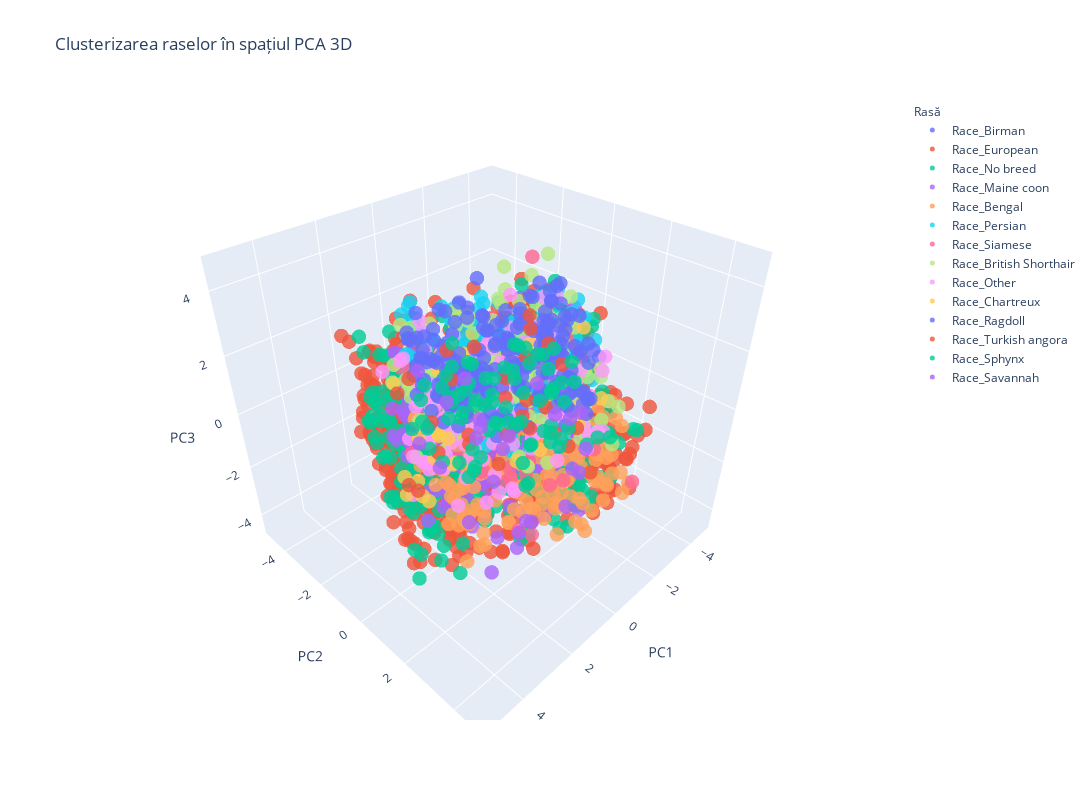

Notebook code cell kept with this figure:
### Code cell
from sklearn.decomposition import PCA
from sklearn.preprocessing import StandardScaler
import plotly.express as px

def visualize_race_clusters_3d_interactive(df_encoded):
    # Pregătirea datelor
    X = df_encoded.drop(df_encoded.filter(like='Race', axis=1).columns, axis=1)  # Caracteristicile
    y = df_encoded.filter(like='Race', axis=1).idxmax(axis=1)  # Eticheta (coloana cea mai probabilă pentru fiecare rând)

    # Normalizare
    scaler = StandardScaler()
    X_scaled = scaler.fit_transform(X)

    # Aplicarea PCA pentru reducerea dimensiunii la 3 componente
    pca = PCA(n_components=3)
    X_pca = pca.fit_transform(X_scaled)

    # Crearea unui DataFrame pentru vizualizare
    pca_df = pd.DataFrame(X_pca, columns=['PC1', 'PC2', 'PC3'])
    pca_df['Race'] = y.values

    # Vizualizare interactivă cu Plotly
    fig = px.scatter_3d(
        pca_df, x='PC1', y='PC2', z='PC3',
        color='Race',
        title="Clusterizarea raselor în spațiul PCA 3D",
        labels={'Race': 'Rasă', 'PC1': 'Componenta principală 1', 'PC2': 'Componenta principală 2', 'PC3': 'Componenta principală 3'},
        opacity=0.8
    )

    fig.update_traces(marker=dict(size=5))  # Dimensiunea punctelor
    fig.update_layout(width=1400, height=800,legend_title=dict(font=dict(size=12)), scene=dict(xaxis_title='PC1', yaxis_title='PC2', zaxis_title='PC3'))

    fig.show()

# Exemplu de utilizare
visualize_race_clusters_3d_interactive(df_encoded)

### Figure 1 — Plotly figure (JSON) as saved in the notebook; plotly's stock layout.template omitted (floating-point values rounded to 4 significant figures; data arrays with more than 128 entries replaced by an {"elided": "..."} marker saying what was removed)
{"data": [{"hovertemplate": "Rasă=Race_Birman<br>Componenta principală 1=%{x}<br>Componenta principală 2=%{y}<br>Componenta principală 3=%{z}<extra></extra>", "legendgroup": "Race_Birman", "marker": {"color": "#636efa", "opacity": 0.8, "size": 5, "symbol": "circle"}, "mode": "markers", "name": "Race_Birman", "scene": "scene", "showlegend": true, "type": "scatter3d", "x": {"elided": "192 float values"}, "y": {"elided": "192 float values"}, "z": {"elided": "192 float values"}}, {"hovertemplate": "Rasă=Race_European<br>Componenta principală 1=%{x}<br>Componenta principală 2=%{y}<br>Componenta principală 3=%{z}<extra></extra>", "legendgroup": "Race_European", "marker": {"color": "#EF553B", "opacity": 0.8, "size": 5, "symbol": "circle"}, "mode": "markers", "name": "Race_European", "scene": "scene", "showlegend": true, "type": "scatter3d", "x": {"elided": "1018 float values"}, "y": {"elided": "1018 float values"}, "z": {"elided": "1018 float values"}}, {"hovertemplate": "Rasă=Race_No breed<br>Componenta principală 1=%{x}<br>Componenta principală 2=%{y}<br>Componenta principală 3=%{z}<extra></extra>", "legendgroup": "Race_No breed", "marker": {"color": "#00cc96", "opacity": 0.8, "size": 5, "symbol": "circle"}, "mode": "markers", "name": "Race_No breed", "scene": "scene", "showlegend": true, "type": "scatter3d", "x": {"elided": "482 float values"}, "y": {"elided": "482 float values"}, "z": {"elided": "482 float values"}}, {"hovertemplate": "Rasă=Race_Maine coon<br>Componenta principală 1=%{x}<br>Componenta principală 2=%{y}<br>Componenta principală 3=%{z}<extra></extra>", "legendgroup": "Race_Maine coon", "marker": {"color": "#ab63fa", "opacity": 0.8, "size": 5, "symbol": "circle"}, "mode": "markers", "name": "Race_Maine coon", "scene": "scene", "showlegend": true, "type": "scatter3d", "x": {"elided": "197 float values"}, "y": {"elided": "197 float values"}, "z": {"elided": "197 float values"}}, {"hovertemplate": "Rasă=Race_Bengal<br>Componenta principală 1=%{x}<br>Componenta principală 2=%{y}<br>Componenta principală 3=%{z}<extra></extra>", "legendgroup": "Race_Bengal", "marker": {"color": "#FFA15A", "opacity": 0.8, "size": 5, "symbol": "circle"}, "mode": "markers", "name": "Race_Bengal", "scene": "scene", "showlegend": true, "type": "scatter3d", "x": {"elided": "238 float values"}, "y": {"elided": "238 float values"}, "z": {"elided": "238 float values"}}, {"hovertemplate": "Rasă=Race_Persian<br>Componenta principală 1=%{x}<br>Componenta principală 2=%{y}<br>Componenta principală 3=%{z}<extra></extra>", "legendgroup": "Race_Persian", "marker": {"color": "#19d3f3", "opacity": 0.8, "size": 5, "symbol": "circle"}, "mode": "markers", "name": "Race_Persian", "scene": "scene", "showlegend": true, "type": "scatter3d", "x": {"elided": "192 float values"}, "y": {"elided": "192 float values"}, "z": {"elided": "192 float values"}}, {"hovertemplate": "Rasă=Race_Siamese<br>Componenta principală 1=%{x}<br>Componenta principală 2=%{y}<br>Componenta principală 3=%{z}<extra></extra>", "legendgroup": "Race_Siamese", "marker": {"color": "#FF6692", "opacity": 0.8, "size": 5, "symbol": "circle"}, "mode": "markers", "name": "Race_Siamese", "scene": "scene", "showlegend": true, "type": "scatter3d", "x": [1.186, 0.2208, 2.583, 0.3119, 0.696, -2.386, 1.416, -0.7114, -0.06895, 3.52, -1.091, -0.7181, -0.2714, -0.2084, -0.9327, 0.2474, -2.072, 0.5134, 0.9272, 0.1743, 0.9304, -0.5311, -0.4701, -0.1487, -2.11, 0.4706, -0.9259, -0.1724, -1.442, -0.5126, 1.633, 0.6231, -0.6373, -1.054, -1.011, -2.534, -1.304, -1.745, -2.366, -1.421, -2.917, 1.574, -0.9868, 2.11, 2.704, 0.85, 2.86, 2.379, 1.647, -0.5024, -1.12, 1.699, 2.405, 1.504, -1.281, 1.277, 1.413, -0.3625], "y": [-2.307, 2.91, 2.063, -2.115, 1.062, 1.421, 0.9637, 0.7167, 3.637, 1.35, 2.204, 1.703, 2.755, -0.8859, 0.4886, -1.265, -0.5167, 1.581, 2.244, -0.1972, 1.525, 0.3741, 1.028, 3.713, 0.07769, 1.137, 1.265, -0.4426, -2.102, -1.605, 2.234, 0.4893, 2.519, 4.336, -0.1854, 1.425, 1.553, 1.126, 0.1643, -0.8786, 0.004822, 0.4048, 0.414, -0.4852, 1.299, 2.406, 1.36, -0.4485, -2.214, -0.8982, 1.898, 1.125, -1.016, -1.327, -0.9574, 3.355, -0.7262, -1.509], "z": [0.8986, 2.785, 0.3843, -2.732, -1.74, -0.5572, -0.926, -2.488, 0.517, 2.723, 2.341, -2.327, 2.176, 1.195, 2.69, 0.5581, -1.344, -3.453, -0.09159, 0.8086, -0.7695, -0.4963, -1.676, 0.9638, 2.494, 1.389, -0.1153, 1.046, -1.025, 0.5042, -0.2908, 3.504, 1.538, -0.7947, 1.349, 0.04285, 2.445, 2.413, 0.4549, -1.649, -0.343, 2.19, 4.691, -0.3065, 0.4483, -2.838, 2.499, 0.6994, 1.244, -0.2698, -2.254, 0.6452, -0.8472, -1.184, 0.8187, 2.364, 0.2474, -1.556]}, {"hovertemplate": "Rasă=Race_British Shorthair<br>Componenta principală 1=%{x}<br>Componenta principală 2=%{y}<br>Componenta principală 3=%{z}<extra></extra>", "legendgroup": "Race_British Shorthair", "marker": {"color": "#B6E880", "opacity": 0.8, "size": 5, "symbol": "circle"}, "mode": "markers", "name": "Race_British Shorthair", "scene": "scene", "showlegend": true, "type": "scatter3d", "x": {"elided": "166 float values"}, "y": {"elided": "166 float values"}, "z": {"elided": "166 float values"}}, {"hovertemplate": "Rasă=Race_Other<br>Componenta principală 1=%{x}<br>Componenta principală 2=%{y}<br>Componenta principală 3=%{z}<extra></extra>", "legendgroup": "Race_Other", "marker": {"color": "#FF97FF", "opacity": 0.8, "size": 5, "symbol": "circle"}, "mode": "markers", "name": "Race_Other", "scene": "scene", "showlegend": true, "type": "scatter3d", "x": {"elided": "135 float values"}, "y": {"elided": "135 float values"}, "z": {"elided": "135 float values"}}, {"hovertemplate": "Rasă=Race_Chartreux<br>Componenta principală 1=%{x}<br>Componenta principală 2=%{y}<br>Componenta principală 3=%{z}<extra></extra>", "legendgroup": "Race_Chartreux", "marker": {"color": "#FECB52", "opacity": 0.8, "size": 5, "symbol": "circle"}, "mode": "markers", "name": "Race_Chartreux", "scene": "scene", "showlegend": true, "type": "scatter3d", "x": [-0.5683, -1.008, 0.5034, 0.7046, 0.6998, 2.606, 1.709, 1.075, 1.476, -1.098, 1.025, -3.144, -1.141, -2.084, 0.4939, -0.181, 2.071, -0.6562, -0.9468, 1.34, -1.851, -2.093, 2.834, -2.246, -2.067, 2.53, 3.333, 1.269, 2.866, 2.48, -1.965], "y": [2.619, 1.946, -1.977, -0.5549, -0.3183, -1.179, -0.4369, -2.303, -0.8812, 0.206, 0.1829, 0.672, -1.423, -0.4993, 1.398, 1.945, -0.3919, 1.757, -0.7404, -0.4243, -1.847, 1.546, -0.2559, -0.03707, 0.04677, -1.238, 0.8109, -0.6782, -0.9726, -0.5296, 2.387], "z": [1.093, 1.364, -1.741, 2.016, 0.6568, -1.737, 1.926, -1.694, -0.5415, 0.08804, 0.5391, 1.819, -0.7877, 1.204, -0.8543, 1.479, -0.8658, 0.795, -1.168, -1.548, 0.6821, -0.7807, -1.194, -2.767, 0.7045, -2.522, -0.9628, -0.7494, 1.818, -2.169, 0.6303]}, {"hovertemplate": "Rasă=Race_Ragdoll<br>Componenta principală 1=%{x}<br>Componenta principală 2=%{y}<br>Componenta principală 3=%{z}<extra></extra>", "legendgroup": "Race_Ragdoll", "marker": {"color": "#636efa", "opacity": 0.8, "size": 5, "symbol": "circle"}, "mode": "markers", "name": "Race_Ragdoll", "scene": "scene", "showlegend": true, "type": "scatter3d", "x": {"elided": "216 float values"}, "y": {"elided": "216 float values"}, "z": {"elided": "216 float values"}}, {"hovertemplate": "Rasă=Race_Turkish angora<br>Componenta principală 1=%{x}<br>Componenta principală 2=%{y}<br>Componenta principală 3=%{z}<extra></extra>", "legendgroup": "Race_Turkish angora", "marker": {"color": "#EF553B", "opacity": 0.8, "size": 5, "symbol": "circle"}, "mode": "markers", "name": "Race_Turkish angora", "scene": "scene", "showlegend": true, "type": "scatter3d", "x": [0.1446, 1.569, 0.5602, 0.7676, -0.3133, -2.914, 0.3161, -1.64, -1.168, -0.3449, -0.9497, -1.283, -1.586, -2.497, -1.873, -1.219, -1.969, -0.9444, -2.62, 2.168, -1.288, -0.5034, 2.02, 1.934, 2.634, 0.6374, 3.359, 3.248], "y": [-3.814, -1.046, -0.2503, -0.9902, 0.2698, -1.47, -1.674, -1.113, 2.835, 2.824, 0.4235, 1.309, 0.05144, 0.4591, -0.3875, 0.935, 1.347, -0.4379, -0.9928, -1.782, 0.8981, 0.7543, -1.33, 0.9366, 1.704, 0.8151, 1.325, -0.1477], "z": [-0.5728, -0.1776, 2.302, 0.9857, -0.9384, -2.438, 1.483, -0.8796, -1.415, 0.6434, 2.968, -0.8239, -1.48, 0.7065, -0.7249, 2.162, -1.698, 0.5052, 1.322, 0.7826, -0.08843, 1.93, -2.732, 0.6225, 1.114, -1.213, 1.029, -1.025]}, {"hovertemplate": "Rasă=Race_Sphynx<br>Componenta principală 1=%{x}<br>Componenta principală 2=%{y}<br>Componenta principală 3=%{z}<extra></extra>", "legendgroup": "Race_Sphynx", "marker": {"color": "#00cc96", "opacity": 0.8, "size": 5, "symbol": "circle"}, "mode": "markers", "name": "Race_Sphynx", "scene": "scene", "showlegend": true, "type": "scatter3d", "x": [-1.659, -0.8151, -2.509, -0.6674, -1.14, -1.263, -1.267, 0.839, 0.3507, -1.1, -0.4708, -0.1965, -0.1131, -0.742, -0.1425, -0.5049, 0.1307, -0.2411, -0.08874, -1.873, -2.263, 0.5777, -0.7367, -1.509, -0.2801, -0.972, -1.421, 0.04077, -2.623, -0.2195, -1.03, -0.8319, -4.386, -3.065, -0.8651, -3.688, -2.691, -2.671, -0.6019, -0.02753, -0.4602, -1.261, 0.3971, -2.246, -1.364, -2.582, -2.642, 0.4591, -0.2944, -3.696, -2.713, -2.248, -1.929, -1.167, -3.413, -3.709, -2.799, -0.7935, -3.521, -0.4284, -1.825, -2.97, -0.4278, -2.802, -2.893, -3.619, -1.882, -1.468, -3.338, -2.157, -3.14, -1.422, -3.257, 0.05154, 0.9115, 0.2175], "y": [-2.549, 0.481, -1.579, -2.293, -2.277, -1.452, -0.2474, -0.6756, -2.037, -2.42, -4.011, -1.117, -2.18, -1.714, -2.154, 1.007, -0.7138, -1.712, -0.682, -0.1143, -1.509, -2.701, 1.983, -1.414, -2.648, -1.346, -3.365, -3.964, -1.703, 0.8954, -2.212, 0.02011, -1.638, -0.365, -0.9412, -0.09776, 2.366, 0.3524, -2.814, -1.905, -2.341, 0.2429, -0.7396, -2.312, 1.015, -0.1976, -0.8271, -2.633, -1.709, -2.168, 1.89, -2.229, 1.335, -2.015, -0.5822, -2.152, -2.26, 1.908, -0.7189, -0.22, 1.161, 0.6287, -1.415, 1.446, -0.1423, -2.425, 0.6798, 0.5023, -1.03, 0.4342, -1.097, -0.8656, -1.544, -0.342, -2.01, -2.904], "z": [-1.921, -2.211, 0.5674, -0.8712, -0.6293, -2.175, -1.29, -1.913, -2.949, -0.9325, -1.809, -3.117, -1.467, 0.5407, -0.6396, -2.541, -2.519, -1.292, -2.23, -2.385, -2.389, -1.513, -0.3933, -1.98, -0.5638, 0.06959, 0.3201, -2.765, -0.5394, -0.0751, 0.2567, 0.7357, -1.23, 0.6766, -0.5939, 0.0456, -1.184, -0.08843, -0.3311, -0.6474, 0.2833, -3.579, -2.797, -1.626, 0.5149, -2.248, -3.241, -0.1314, -1.085, -2.177, -1.462, -0.9162, -0.9669, -1.177, -1.116, -0.3021, -0.7471, -0.7537, -1.424, -0.8462, -0.02076, -0.07539, -2.497, -2.038, -2.152, -0.2802, -1.845, -0.1309, 0.07799, -1.754, 0.1232, -1.038, -0.4634, 0.027, -2.061, -2.086]}, {"hovertemplate": "Rasă=Race_Savannah<br>Componenta principală 1=%{x}<br>Componenta principală 2=%{y}<br>Componenta principală 3=%{z}<extra></extra>", "legendgroup": "Race_Savannah", "marker": {"color": "#ab63fa", "opacity": 0.8, "size": 5, "symbol": "circle"}, "mode": "markers", "name": "Race_Savannah", "scene": "scene", "showlegend": true, "type": "scatter3d", "x": [2.351, 2.185, 1.239, 0.9772, -0.9172, 1.457, -0.4438, 1.604, 1.324, -1.637, -0.02011, 0.1003, -1.898, 0.4174, -1.099, -1.102, -1.847, -1.256, 1.259, -0.7857, 1.167, 2.16, 1.59, 1.487, 0.6501, -0.2174], "y": [2.239, 1.154, -2.093, 2.488, 2.356, -0.8896, 0.1998, 1.061, 2.267, 1.576, -0.04341, -1.151, 2.066, 1.789, 2.48, 2.082, 0.8342, 0.5473, -0.6827, 2.603, 2.181, 2.275, 0.8629, -1.633, 0.02206, 0.1661], "z": [-3.415, -2.288, -1.72, -2.188, -1.405, -1.872, -1.101, 0.7585, -3.14, -0.3508, -2.827, 0.6278, -1.358, -3.008, -1.591, -3.208, -0.6786, 0.6243, 0.5792, 0.8178, -2.72, -2.128, 0.28, 1.308, 0.01535, -1.494]}], "layout": {"height": 800, "legend": {"title": {"font": {"size": 12}, "text": "Rasă"}, "tracegroupgap": 0}, "scene": {"domain": {"x": [0, 1], "y": [0, 1]}, "xaxis": {"title": {"text": "PC1"}}, "yaxis": {"title": {"text": "PC2"}}, "zaxis": {"title": {"text": "PC3"}}}, "title": {"text": "Clusterizarea raselor în spațiul PCA 3D"}, "width": 1400}}
